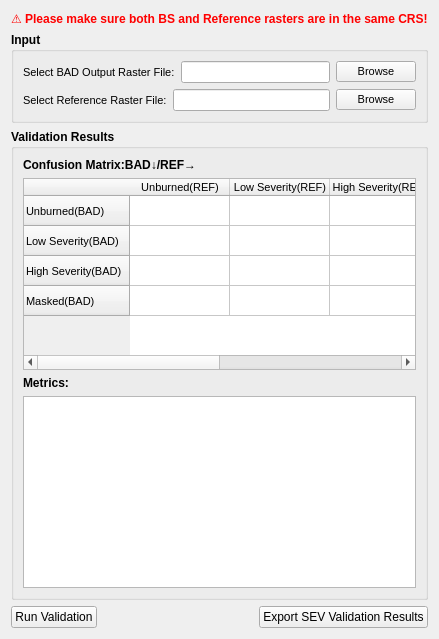
     <widget class="QWidget" name="tab_4">
      <attribute name="title">
       <string>BURN SEVERITY VALIDATION</string>
      </attribute>
      <layout class="QVBoxLayout" name="verticalLayoutValidation">
       <item>
        <widget class="QLabel" name="label_41">
         <property name="text">
          <string>&lt;html&gt;&lt;head/&gt;&lt;body&gt;&lt;p&gt;&lt;span style=&quot; font-weight:600; color:#ff0000;&quot;&gt;⚠️ Please make sure both BS and Reference rasters are in the same CRS!&lt;/span&gt;&lt;/p&gt;&lt;/body&gt;&lt;/html&gt;</string>
         </property>
        </widget>
       </item>
       <item>
        <widget class="QGroupBox" name="groupBoxInputFiles">
         <property name="font">
          <font>
           <pointsize>9</pointsize>
           <weight>75</weight>
           <bold>true</bold>
          </font>
         </property>
         <property name="title">
          <string>Input</string>
         </property>
         <layout class="QVBoxLayout" name="verticalLayoutInputFiles">
          <item>
           <layout class="QHBoxLayout" name="horizontalLayoutBADFile">
            <item>
             <widget class="QLabel" name="labelBADFile">
              <property name="font">
               <font>
                <pointsize>8</pointsize>
                <weight>50</weight>
                <bold>false</bold>
               </font>
              </property>
              <property name="text">
               <string>Select BAD Output Raster File:</string>
              </property>
             </widget>
            </item>
            <item>
             <widget class="QLineEdit" name="lineEditBADFile">
              <property name="font">
               <font>
                <pointsize>8</pointsize>
                <weight>50</weight>
                <bold>false</bold>
               </font>
              </property>
             </widget>
            </item>
            <item>
             <widget class="QPushButton" name="buttonBrowseBADFile">
              <property name="font">
               <font>
                <pointsize>8</pointsize>
                <weight>50</weight>
                <bold>false</bold>
               </font>
              </property>
              <property name="text">
               <string>Browse</string>
              </property>
             </widget>
            </item>
           </layout>
          </item>
          <item>
           <layout class="QHBoxLayout" name="horizontalLayoutRefFile">
            <item>
             <widget class="QLabel" name="labelRefFile">
              <property name="font">
               <font>
                <pointsize>8</pointsize>
                <weight>50</weight>
                <bold>false</bold>
               </font>
              </property>
              <property name="text">
               <string>Select Reference Raster File:</string>
              </property>
             </widget>
            </item>
            <item>
             <widget class="QLineEdit" name="lineEditRefFile">
              <property name="font">
               <font>
                <pointsize>8</pointsize>
                <weight>50</weight>
                <bold>false</bold>
               </font>
              </property>
             </widget>
            </item>
            <item>
             <widget class="QPushButton" name="buttonBrowseRefFile">
              <property name="font">
               <font>
                <pointsize>8</pointsize>
                <weight>50</weight>
                <bold>false</bold>
               </font>
              </property>
              <property name="text">
               <string>Browse</string>
              </property>
             </widget>
            </item>
           </layout>
          </item>
         </layout>
        </widget>
       </item>
       <item>
        <widget class="QGroupBox" name="groupBoxValidationResults">
         <property name="font">
          <font>
           <pointsize>9</pointsize>
           <weight>75</weight>
           <bold>true</bold>
          </font>
         </property>
         <property name="title">
          <string>Validation Results</string>
         </property>
         <layout class="QVBoxLayout" name="verticalLayoutValidationResults">
          <item>
           <layout class="QGridLayout" name="gridLayoutConfusionMatrix">
            <item row="0" column="0">
             <widget class="QLabel" name="labelConfusionMatrix">
              <property name="text">
               <string>Confusion Matrix:BAD↓/REF→</string>
              </property>
             </widget>
            </item>
            <item row="1" column="0">
             <widget class="QTableWidget" name="tableWidgetConfusionMatrix">
              <property name="font">
               <font>
                <pointsize>8</pointsize>
                <weight>50</weight>
                <bold>false</bold>
               </font>
              </property>
              <property name="rowCount">
               <number>4</number>
              </property>
              <property name="columnCount">
               <number>4</number>
              </property>
              <row>
               <property name="text">
                <string>Unburned(BAD)</string>
               </property>
              </row>
              <row>
               <property name="text">
                <string>Low Severity(BAD)</string>
               </property>
              </row>
              <row>
               <property name="text">
                <string>High Severity(BAD)</string>
               </property>
              </row>
              <row>
               <property name="text">
                <string>Masked(BAD)</string>
               </property>
              </row>
              <column>
               <property name="text">
                <string>Unburned(REF)</string>
               </property>
              </column>
              <column>
               <property name="text">
                <string>Low Severity(REF)</string>
               </property>
              </column>
              <column>
               <property name="text">
                <string>High Severity(REF)</string>
               </property>
              </column>
              <column>
               <property name="text">
                <string>Masked(REF)</string>
               </property>
              </column>
             </widget>
            </item>
           </layout>
          </item>
          <item>
           <layout class="QGridLayout" name="gridLayoutMetrics">
            <item row="0" column="0">
             <widget class="QLabel" name="labelMetrics">
              <property name="text">
               <string>Metrics:</string>
              </property>
             </widget>
            </item>
            <item row="1" column="0">
             <widget class="QTextEdit" name="textEditMetrics">
              <property name="font">
               <font>
                <pointsize>9</pointsize>
                <weight>75</weight>
                <bold>true</bold>
               </font>
              </property>
              <property name="readOnly">
               <bool>true</bool>
              </property>
             </widget>
            </item>
           </layout>
          </item>
         </layout>
        </widget>
       </item>
       <item>
        <layout class="QHBoxLayout" name="horizontalLayoutRunValidation">
         <item>
          <widget class="QPushButton" name="buttonRunValidation">
           <property name="text">
            <string>Run Validation</string>
           </property>
          </widget>
         </item>
         <item>
          <spacer name="horizontalSpacer">
           <property name="orientation">
            <enum>Qt::Horizontal</enum>
           </property>
           <property name="sizeHint" stdset="0">
            <size>
             <width>0</width>
             <height>0</height>
            </size>
           </property>
          </spacer>
         </item>
         <item>
          <widget class="QPushButton" name="buttonExportSEVReport">
           <property name="text">
            <string>Export SEV Validation Results</string>
           </property>
          </widget>
         </item>
        </layout>
       </item>
      </layout>
     </widget>
